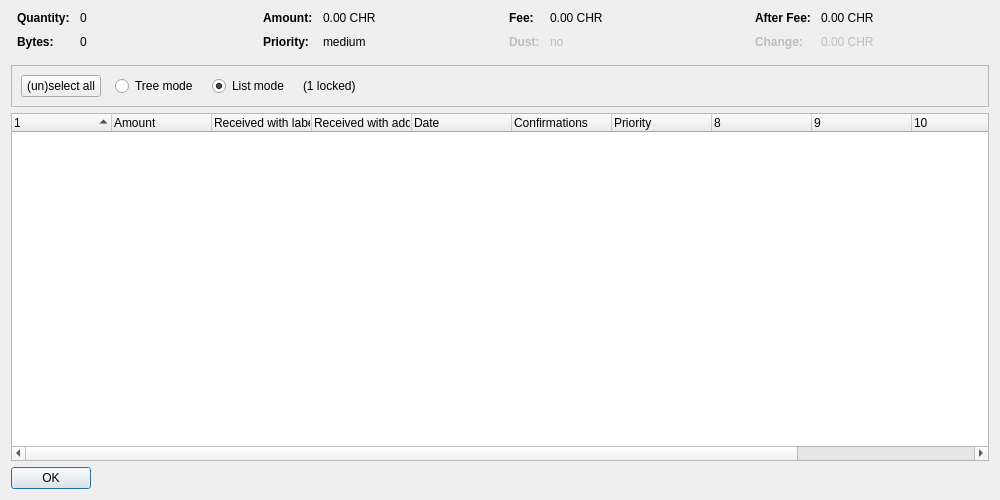
<?xml version="1.0" encoding="UTF-8"?>
<ui version="4.0">
 <class>CoinControlDialog</class>
 <widget class="QDialog" name="CoinControlDialog">
  <property name="geometry">
   <rect>
    <x>0</x>
    <y>0</y>
    <width>1000</width>
    <height>500</height>
   </rect>
  </property>
  <property name="windowTitle">
   <string>Coin Selection</string>
  </property>
  <property name="styleSheet">
   <string notr="true"/>
  </property>
  <layout class="QVBoxLayout" name="verticalLayout">
   <item>
    <layout class="QHBoxLayout" name="horizontalLayoutTop" stretch="0,0,0,0">
     <property name="topMargin">
      <number>0</number>
     </property>
     <property name="bottomMargin">
      <number>10</number>
     </property>
     <item>
      <layout class="QFormLayout" name="formLayoutCoinControl1">
       <property name="horizontalSpacing">
        <number>10</number>
       </property>
       <property name="verticalSpacing">
        <number>10</number>
       </property>
       <property name="leftMargin">
        <number>6</number>
       </property>
       <property name="rightMargin">
        <number>6</number>
       </property>
       <item row="0" column="0">
        <widget class="QLabel" name="labelCoinControlQuantityText">
         <property name="font">
          <font>
           <weight>75</weight>
           <bold>true</bold>
          </font>
         </property>
         <property name="text">
          <string>Quantity:</string>
         </property>
        </widget>
       </item>
       <item row="0" column="1">
        <widget class="QLabel" name="labelCoinControlQuantity">
         <property name="cursor">
          <cursorShape>IBeamCursor</cursorShape>
         </property>
         <property name="contextMenuPolicy">
          <enum>Qt::ActionsContextMenu</enum>
         </property>
         <property name="text">
          <string notr="true">0</string>
         </property>
         <property name="textInteractionFlags">
          <set>Qt::LinksAccessibleByMouse|Qt::TextSelectableByKeyboard|Qt::TextSelectableByMouse</set>
         </property>
        </widget>
       </item>
       <item row="1" column="0">
        <widget class="QLabel" name="labelCoinControlBytesText">
         <property name="font">
          <font>
           <weight>75</weight>
           <bold>true</bold>
          </font>
         </property>
         <property name="text">
          <string>Bytes:</string>
         </property>
        </widget>
       </item>
       <item row="1" column="1">
        <widget class="QLabel" name="labelCoinControlBytes">
         <property name="cursor">
          <cursorShape>IBeamCursor</cursorShape>
         </property>
         <property name="contextMenuPolicy">
          <enum>Qt::ActionsContextMenu</enum>
         </property>
         <property name="text">
          <string notr="true">0</string>
         </property>
         <property name="textInteractionFlags">
          <set>Qt::LinksAccessibleByMouse|Qt::TextSelectableByKeyboard|Qt::TextSelectableByMouse</set>
         </property>
        </widget>
       </item>
      </layout>
     </item>
     <item>
      <layout class="QFormLayout" name="formLayoutCoinControl2">
       <property name="horizontalSpacing">
        <number>10</number>
       </property>
       <property name="verticalSpacing">
        <number>10</number>
       </property>
       <property name="leftMargin">
        <number>6</number>
       </property>
       <property name="rightMargin">
        <number>6</number>
       </property>
       <item row="0" column="0">
        <widget class="QLabel" name="labelCoinControlAmountText">
         <property name="font">
          <font>
           <weight>75</weight>
           <bold>true</bold>
          </font>
         </property>
         <property name="text">
          <string>Amount:</string>
         </property>
        </widget>
       </item>
       <item row="0" column="1">
        <widget class="QLabel" name="labelCoinControlAmount">
         <property name="cursor">
          <cursorShape>IBeamCursor</cursorShape>
         </property>
         <property name="contextMenuPolicy">
          <enum>Qt::ActionsContextMenu</enum>
         </property>
         <property name="text">
          <string notr="true">0.00 CHR</string>
         </property>
         <property name="textInteractionFlags">
          <set>Qt::LinksAccessibleByMouse|Qt::TextSelectableByKeyboard|Qt::TextSelectableByMouse</set>
         </property>
        </widget>
       </item>
       <item row="1" column="0">
        <widget class="QLabel" name="labelCoinControlPriorityText">
         <property name="font">
          <font>
           <weight>75</weight>
           <bold>true</bold>
          </font>
         </property>
         <property name="text">
          <string>Priority:</string>
         </property>
        </widget>
       </item>
       <item row="1" column="1">
        <widget class="QLabel" name="labelCoinControlPriority">
         <property name="cursor">
          <cursorShape>IBeamCursor</cursorShape>
         </property>
         <property name="contextMenuPolicy">
          <enum>Qt::ActionsContextMenu</enum>
         </property>
         <property name="text">
          <string notr="true">medium</string>
         </property>
         <property name="textInteractionFlags">
          <set>Qt::LinksAccessibleByMouse|Qt::TextSelectableByKeyboard|Qt::TextSelectableByMouse</set>
         </property>
        </widget>
       </item>
      </layout>
     </item>
     <item>
      <layout class="QFormLayout" name="formLayoutCoinControl3">
       <property name="horizontalSpacing">
        <number>10</number>
       </property>
       <property name="verticalSpacing">
        <number>10</number>
       </property>
       <property name="leftMargin">
        <number>6</number>
       </property>
       <property name="rightMargin">
        <number>6</number>
       </property>
       <item row="0" column="0">
        <widget class="QLabel" name="labelCoinControlFeeText">
         <property name="font">
          <font>
           <weight>75</weight>
           <bold>true</bold>
          </font>
         </property>
         <property name="text">
          <string>Fee:</string>
         </property>
        </widget>
       </item>
       <item row="0" column="1">
        <widget class="QLabel" name="labelCoinControlFee">
         <property name="cursor">
          <cursorShape>IBeamCursor</cursorShape>
         </property>
         <property name="contextMenuPolicy">
          <enum>Qt::ActionsContextMenu</enum>
         </property>
         <property name="text">
          <string notr="true">0.00 CHR</string>
         </property>
         <property name="textInteractionFlags">
          <set>Qt::LinksAccessibleByMouse|Qt::TextSelectableByKeyboard|Qt::TextSelectableByMouse</set>
         </property>
        </widget>
       </item>
       <item row="1" column="0">
        <widget class="QLabel" name="labelCoinControlLowOutputText">
         <property name="enabled">
          <bool>false</bool>
         </property>
         <property name="font">
          <font>
           <weight>75</weight>
           <bold>true</bold>
          </font>
         </property>
         <property name="text">
          <string>Dust:</string>
         </property>
        </widget>
       </item>
       <item row="1" column="1">
        <widget class="QLabel" name="labelCoinControlLowOutput">
         <property name="enabled">
          <bool>false</bool>
         </property>
         <property name="cursor">
          <cursorShape>IBeamCursor</cursorShape>
         </property>
         <property name="contextMenuPolicy">
          <enum>Qt::ActionsContextMenu</enum>
         </property>
         <property name="text">
          <string notr="true">no</string>
         </property>
         <property name="textInteractionFlags">
          <set>Qt::LinksAccessibleByMouse|Qt::TextSelectableByKeyboard|Qt::TextSelectableByMouse</set>
         </property>
        </widget>
       </item>
      </layout>
     </item>
     <item>
      <layout class="QFormLayout" name="formLayoutCoinControl4">
       <property name="horizontalSpacing">
        <number>10</number>
       </property>
       <property name="verticalSpacing">
        <number>10</number>
       </property>
       <property name="leftMargin">
        <number>6</number>
       </property>
       <property name="rightMargin">
        <number>6</number>
       </property>
       <item row="0" column="0">
        <widget class="QLabel" name="labelCoinControlAfterFeeText">
         <property name="font">
          <font>
           <weight>75</weight>
           <bold>true</bold>
          </font>
         </property>
         <property name="text">
          <string>After Fee:</string>
         </property>
        </widget>
       </item>
       <item row="0" column="1">
        <widget class="QLabel" name="labelCoinControlAfterFee">
         <property name="cursor">
          <cursorShape>IBeamCursor</cursorShape>
         </property>
         <property name="contextMenuPolicy">
          <enum>Qt::ActionsContextMenu</enum>
         </property>
         <property name="text">
          <string notr="true">0.00 CHR</string>
         </property>
         <property name="textInteractionFlags">
          <set>Qt::LinksAccessibleByMouse|Qt::TextSelectableByKeyboard|Qt::TextSelectableByMouse</set>
         </property>
        </widget>
       </item>
       <item row="1" column="0">
        <widget class="QLabel" name="labelCoinControlChangeText">
         <property name="enabled">
          <bool>false</bool>
         </property>
         <property name="font">
          <font>
           <weight>75</weight>
           <bold>true</bold>
          </font>
         </property>
         <property name="text">
          <string>Change:</string>
         </property>
        </widget>
       </item>
       <item row="1" column="1">
        <widget class="QLabel" name="labelCoinControlChange">
         <property name="enabled">
          <bool>false</bool>
         </property>
         <property name="cursor">
          <cursorShape>IBeamCursor</cursorShape>
         </property>
         <property name="contextMenuPolicy">
          <enum>Qt::ActionsContextMenu</enum>
         </property>
         <property name="text">
          <string notr="true">0.00 CHR</string>
         </property>
         <property name="textInteractionFlags">
          <set>Qt::LinksAccessibleByMouse|Qt::TextSelectableByKeyboard|Qt::TextSelectableByMouse</set>
         </property>
        </widget>
       </item>
      </layout>
     </item>
    </layout>
   </item>
   <item>
    <widget class="QFrame" name="frame">
     <property name="minimumSize">
      <size>
       <width>0</width>
       <height>40</height>
      </size>
     </property>
     <property name="frameShape">
      <enum>QFrame::StyledPanel</enum>
     </property>
     <property name="frameShadow">
      <enum>QFrame::Sunken</enum>
     </property>
     <layout class="QHBoxLayout" name="horizontalLayout">
      <item>
       <layout class="QHBoxLayout" name="horizontalLayoutPanel" stretch="0,0,0,0,0">
        <property name="spacing">
         <number>14</number>
        </property>
        <item>
         <widget class="QPushButton" name="pushButtonSelectAll">
          <property name="sizePolicy">
           <sizepolicy hsizetype="Maximum" vsizetype="Fixed">
            <horstretch>0</horstretch>
            <verstretch>0</verstretch>
           </sizepolicy>
          </property>
          <property name="styleSheet">
           <string notr="true"/>
          </property>
          <property name="text">
           <string>(un)select all</string>
          </property>
          <property name="autoDefault">
           <bool>false</bool>
          </property>
         </widget>
        </item>
        <item>
         <widget class="QRadioButton" name="radioTreeMode">
          <property name="sizePolicy">
           <sizepolicy hsizetype="Maximum" vsizetype="Fixed">
            <horstretch>0</horstretch>
            <verstretch>0</verstretch>
           </sizepolicy>
          </property>
          <property name="text">
           <string>Tree mode</string>
          </property>
         </widget>
        </item>
        <item>
         <widget class="QRadioButton" name="radioListMode">
          <property name="sizePolicy">
           <sizepolicy hsizetype="Maximum" vsizetype="Fixed">
            <horstretch>0</horstretch>
            <verstretch>0</verstretch>
           </sizepolicy>
          </property>
          <property name="text">
           <string>List mode</string>
          </property>
          <property name="checked">
           <bool>true</bool>
          </property>
         </widget>
        </item>
        <item>
         <widget class="QLabel" name="labelLocked">
          <property name="text">
           <string notr="true">(1 locked)</string>
          </property>
         </widget>
        </item>
        <item>
         <spacer name="horizontalSpacer">
          <property name="orientation">
           <enum>Qt::Horizontal</enum>
          </property>
          <property name="sizeHint" stdset="0">
           <size>
            <width>40</width>
            <height>20</height>
           </size>
          </property>
         </spacer>
        </item>
       </layout>
      </item>
     </layout>
    </widget>
   </item>
   <item>
    <widget class="CoinControlTreeWidget" name="treeWidget">
     <property name="contextMenuPolicy">
      <enum>Qt::CustomContextMenu</enum>
     </property>
     <property name="styleSheet">
      <string notr="true"/>
     </property>
     <property name="sortingEnabled">
      <bool>false</bool>
     </property>
     <property name="columnCount">
      <number>12</number>
     </property>
     <attribute name="headerShowSortIndicator" stdset="0">
      <bool>true</bool>
     </attribute>
     <attribute name="headerStretchLastSection">
      <bool>false</bool>
     </attribute>
     <column>
      <property name="text">
       <string/>
      </property>
     </column>
     <column>
      <property name="text">
       <string>Amount</string>
      </property>
     </column>
     <column>
      <property name="text">
       <string>Received with label</string>
      </property>
     </column>
     <column>
      <property name="text">
       <string>Received with address</string>
      </property>
     </column>
     <column>
      <property name="text">
       <string>Date</string>
      </property>
     </column>
     <column>
      <property name="text">
       <string>Confirmations</string>
      </property>
      <property name="toolTip">
       <string>Confirmed</string>
      </property>
     </column>
     <column>
      <property name="text">
       <string>Priority</string>
      </property>
     </column>
     <column>
      <property name="text">
       <string/>
      </property>
     </column>
     <column>
      <property name="text">
       <string/>
      </property>
     </column>
     <column>
      <property name="text">
       <string/>
      </property>
     </column>
     <column>
      <property name="text">
       <string/>
      </property>
     </column>
     <column>
      <property name="text">
       <string/>
      </property>
     </column>
    </widget>
   </item>
   <item>
    <widget class="QDialogButtonBox" name="buttonBox">
     <property name="sizePolicy">
      <sizepolicy hsizetype="Maximum" vsizetype="Fixed">
       <horstretch>0</horstretch>
       <verstretch>0</verstretch>
      </sizepolicy>
     </property>
     <property name="styleSheet">
      <string notr="true"/>
     </property>
     <property name="orientation">
      <enum>Qt::Horizontal</enum>
     </property>
     <property name="standardButtons">
      <set>QDialogButtonBox::Ok</set>
     </property>
    </widget>
   </item>
  </layout>
 </widget>
 <customwidgets>
  <customwidget>
   <class>CoinControlTreeWidget</class>
   <extends>QTreeWidget</extends>
   <header>coincontroltreewidget.h</header>
  </customwidget>
 </customwidgets>
 <resources/>
 <connections/>
</ui>
